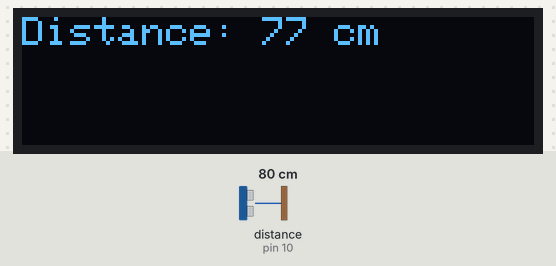
Recording of a sketch running on a simulated Arduino Uno, built with avr-gcc and run on an emulated ATmega328P. Shown: 128×32 one-colour display. Wiring (inferred from the names in the program): ultrasonic range finder: trigger pin 9; echo pin 10. The test bench sets the inputs (shaded band); at power-on: distance to the obstacle (sensor on pin 10) 80 cm. The echo pulse lasts 58.3 µs per cm.

Above: at 1.2 s.
1.3 s: distance to the obstacle (sensor on pin 10) set to 2 cm
At 1.9 s:
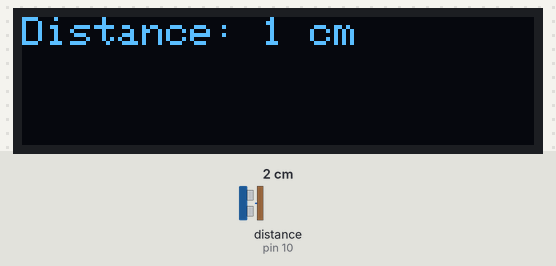
2.8 s: distance to the obstacle (sensor on pin 10) set to 4 cm
At 4.0 s:
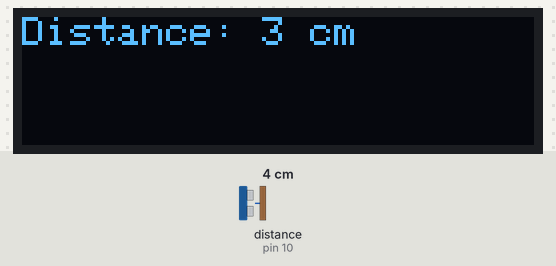
4.3 s: distance to the obstacle (sensor on pin 10) set to 9 cm
At 5.2 s:
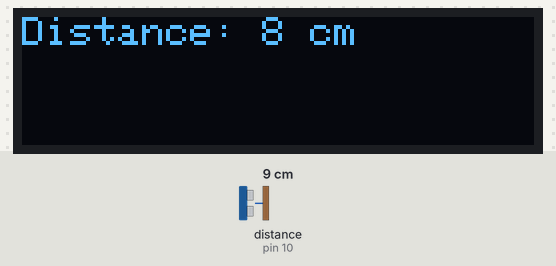
Timing chart, 0 to 7.3 s (numbered marks = the images above; inputs shaded):
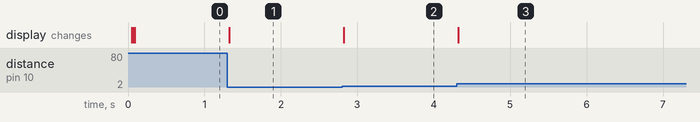

Measured:
- after the input at 1.3 s, the display: changes at once (image 1)
- after the input at 2.8 s, the display: changes at once (image 2)
- after the input at 4.3 s, the display: changes at once (image 3)

The sketch:

Distance_Display.ino
```cpp
#include <SPI.h>
#include <Wire.h>
#include <Adafruit_GFX.h>
#include <Adafruit_SSD1306.h>
#define SCREEN_WIDTH 128 // OLED display width, in pixels
#define SCREEN_HEIGHT 32 // OLED display height, in pixels
#define OLED_RESET     -1 // Reset pin # (or -1 if sharing Arduino reset pin)
#define SCREEN_ADDRESS 0x3C ///< See datasheet for Address; 0x3D for 128x64, 0x3C for 128x32
Adafruit_SSD1306 display(SCREEN_WIDTH, SCREEN_HEIGHT, &Wire, OLED_RESET);
const int trigPin = 9;
const int echoPin = 10;
// defines variables
long duration;
int distance;
void setup() {
  pinMode(trigPin, OUTPUT); // Sets the trigPin as an Output
  pinMode(echoPin, INPUT); // Sets the echoPin as an Input
    // SSD1306_SWITCHCAPVCC = generate display voltage from 3.3V internally
  if(!display.begin(SSD1306_SWITCHCAPVCC, SCREEN_ADDRESS)) {
    Serial.println(F("SSD1306 allocation failed"));
    for(;;); // Don't proceed, loop forever
}
  display.clearDisplay();
  display.setTextSize(1);
  display.setTextColor(SSD1306_WHITE);
}
void loop() {
  // Clears the trigPin
  digitalWrite(trigPin, LOW);
  delayMicroseconds(2);
  // Sets the trigPin on HIGH state for 10 micro seconds
  digitalWrite(trigPin, HIGH);
  delayMicroseconds(10);
  digitalWrite(trigPin, LOW);
  // Reads the echoPin, returns the sound wave travel time in microseconds
  duration = pulseIn(echoPin, HIGH);
  // Calculating the distance
  distance = duration * 0.0335 / 2;
  // Prints the distance on the Serial Monitor
  display.clearDisplay();

  display.setCursor(0, 0);
  display.print(F("Distance: "));
  display.print(distance);
  display.print(F(" cm"));

  display.display();
}
```
